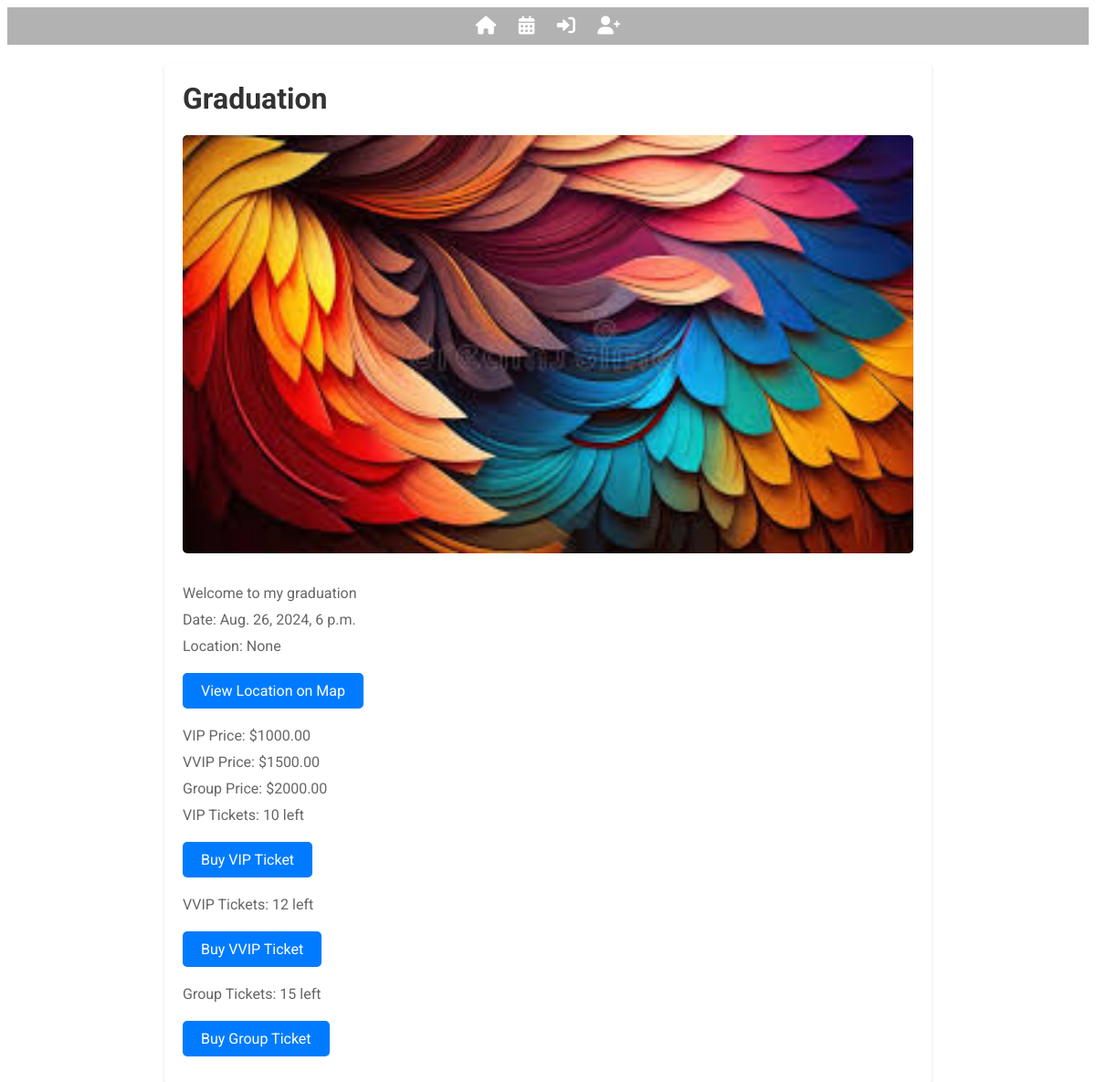
The page /events/3/ on the database its author committed.
### events/models.py (models this page shows, shortened)
class Event(models.Model):
    name = models.CharField(max_length=255)
    description = models.TextField()
    date = models.DateTimeField()
    price_vip = models.DecimalField(max_digits=10, decimal_places=2, null=True, blank=True)
    price_vvip = models.DecimalField(max_digits=10, decimal_places=2, null=True, blank=True)
    price_group = models.DecimalField(max_digits=10, decimal_places=2, null=True, blank=True)
    tickets_vip = models.PositiveIntegerField(default=0)
    tickets_vvip = models.PositiveIntegerField(default=0)
    tickets_group = models.PositiveIntegerField(default=0)
    image = models.ImageField(upload_to='event_images/', blank=True, null=True)
    organizer = models.ForeignKey(Person, on_delete=models.CASCADE, related_name='organized_events', null=True, blank=True)
    location = models.CharField(max_length=255, blank=True, null=True)

### events/views.py (the view)
# urls.py: path('<int:event_id>/', event_detail, name='event_detail'),
def event_detail(request, event_id):
    event = get_object_or_404(Event, pk=event_id)
    return render(request, 'events/event_detail.html', {'event': event})

### events/templates/events/event_detail.html (shortened to what this page needs)
{% extends 'persons/base.html' %}
{% block content %}
<div class="event-detail-card">
  <h1>{{ event.name }}</h1>
  {% if event.image %}
      <img src="{{ event.image.url }}" alt="{{ event.name }}">
  {% else %}
      <p>No image available for this event.</p>
  {% endif %}
  <p>{{ event.description }}</p>
  <p>Date: {{ event.date }}</p>
  <p>Location: {{ event.location }}</p>
  <a class="btn" href="https://www.google.com/maps/search/?api=1&query={{ event.location }}">View Location on Map</a>
  <p>VIP Price: ${{ event.price_vip }}</p>
  <p>VVIP Price: ${{ event.price_vvip }}</p>
  <p>Group Price: ${{ event.price_group }}</p>
  {% if sold_out_vip %}
      <p>VIP Tickets: Sold Out</p>
  {% else %}
      <p>VIP Tickets: {{ event.tickets_vip }} left</p>
      <a class="btn" href="{% url 'purchase_ticket' event.id 'vip' %}">Buy VIP Ticket</a>
  {% endif %}
  {% if sold_out_vvip %}
      <p>VVIP Tickets: Sold Out</p>
  {% else %}
      <p>VVIP Tickets: {{ event.tickets_vvip }} left</p>
      <a class="btn" href="{% url 'purchase_ticket' event.id 'vvip' %}">Buy VVIP Ticket</a>
  {% endif %}
  {% if sold_out_group %}
      <p>Group Tickets: Sold Out</p>
  {% else %}
      <p>Group Tickets: {{ event.tickets_group }} left</p>
      <a class="btn" href="{% url 'purchase_ticket' event.id 'group' %}">Buy Group Ticket</a>
  {% endif %}
</div>
{% endblock %}

### events/templates/events/event_detail.html (style rules this page uses)
body { background: url('https://images.unsplash.com/photo-1470229722913-7c0e2dbbafd3?q=80&w=2070&auto=format&fit=crop&ixlib=rb-4.0.3&ixid=M3wxMjA3fDB8MHxwaG90by1wYWdlfHx8fGVufDB8fHx8fA%3D%3D') no-repeat center center fixed; background-size: cover; font-family: 'Roboto', Arial, sans-serif; }
.event-detail-card { background-color: #fff; border-radius: 5px; box-shadow: 0 2px 4px rgba(0, 0, 0, 0.1); overflow: hidden; padding: 20px; max-width: 800px; margin: 20px auto; }
.event-detail-card img { width: 100%; height: auto; border-radius: 5px; margin-bottom: 20px; }
.event-detail-card h1 { margin-top: 0; color: #333; }
.event-detail-card p { color: #666; margin: 10px 0; }
.event-detail-card .btn { display: inline-block; padding: 10px 20px; margin: 10px 0; border-radius: 5px; background-color: #007bff; color: #fff; text-decoration: none; text-align: center; }

### rows shown on the page
Event: name "Graduation", image (picture), description "Welcome to my graduation", date "Aug. 26, 2024, 6 p.m.", location "None", price_vip "1000.00", price_vvip "1500.00", price_group "2000.00", tickets_vip "10", tickets_vvip "12", tickets_group "15"
